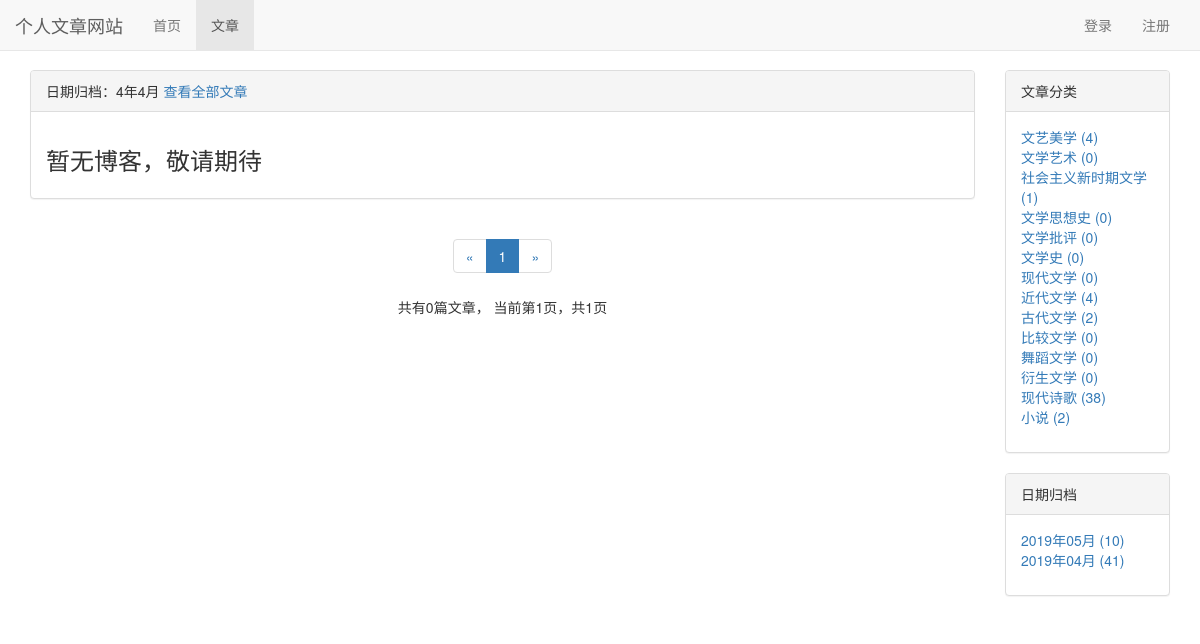
Screenshot of /blog/date/4/4 with the database file from the repository.
### blog/models.py (models this page shows, shortened)
class BlogType(models.Model):
    type_name = models.CharField(max_length=15,verbose_name = '文章类型')
    class Meta:
        verbose_name = '文章类型'
        verbose_name_plural = '文章类型'

### blog/views.py (the view)
# urls.py: path('date/<int:year>/<int:month>', views.blogs_with_date, name = "blogs_with_date"),
def blogs_with_date(request ,year, month):
	blogs_all_list = Blog.objects.filter(created_time__year = year , created_time__month =month)
	context = get_blog_list_common_date(request,blogs_all_list)
	context['blogs_with_date'] = '%s年%s月' %(year, month)
	return render(request, 'blog/blogs_with_date.html', context)

### user/context_processors.py (called while the page is built)
def login_modal_form(request):
    return {'login_modal_form': LoginForm()}

### blog/templates/blog/blogs_with_date.html (shortened to what this page needs)
{% extends 'blog/blog_list.html' %}
{% block blog_list_title %}
		日期归档：{{ blogs_with_date }}
		<a href="{% url 'blog_list' %}">查看全部文章</a>
{% endblock %}

### blog/templates/blog/blog_list.html (shortened to what this page needs)
{% extends 'base.html' %}
{% block nav_blog_active %}active{% endblock %}
{% load staticfiles %}
{% load comment_tags %}
{% load likes_tags %}
{% block header_extends %}
    <link rel="stylesheet" href="{% static 'blog/blog.css' %}">
{% endblock %}
{% block content %}
    <div class="container">
        <div class="row">
            <div class="col-xs-12 col-sm-8 col-md-9 col-lg-10">
                <div class="panel panel-default">
                    <div class="panel-heading">{% block blog_list_title %}文章列表{% endblock %}</div>
                    <div class="panel-body">
                        {% for blog in blogs %}
                            <div class="blog">
                                <h3><a href="{% url 'blog_detail' blog.pk %}">{{ blog.title }}</a></h3>
                                <p class="blog-info">
                                    <span class="glyphicon glyphicon-tag"></span> <a href="{% url 'blogs_with_type' blog.blog_type.pk %}">{{ blog.blog_type }}</a>&nbsp;&nbsp;
                                    <span class="glyphicon glyphicon-time"></span> {{ blog.created_time|date:"Y-m-d" }}&nbsp;&nbsp;
                                    阅读({{ blog.get_read_num }})&nbsp;&nbsp;
                                    评论({% get_comment_count blog %})&nbsp;&nbsp;
                                    点赞({% get_like_count blog %})
                                </p>
                                <p>{{ blog.content|striptags|truncatechars:150|safe }}</p>
                            </div>
                        {% empty %}
                            <div class="blog">
                                <h3>暂无博客，敬请期待</h3>
                            </div>
                        {% endfor %}
                    </div>
                </div>
                <div class="paginator">
                    <ul class="pagination">
                        <li>
                            {% if page_of_blogs.has_previous %}
                                <a href="?page={{ page_of_blogs.previous_page_number }}" aria-label="Previous">
                                    <span aria-hidden="true">&laquo;</span>
                                </a>
                            {% else %}
                                <span aria-hidden="true">&laquo;</span>
                            {% endif %}
                        </li>
                        {% for page_num in page_range %}
                            {% if page_num == page_of_blogs.number %}
                                <li class="active"><span>{{ page_num }}</span></li>
                            {% else %}
                                {% if page_num == '...' %}
                                    <li><span>{{ page_num }}</span></li>
                                {% else %}
                                    <li><a href="?page={{ page_num }}">{{ page_num }}</a></li>
                                {% endif %}
                            {% endif %}
                        {% endfor %}
                        <li>
                            {% if page_of_blogs.has_next %}
                                <a href="?page={{ page_of_blogs.next_page_number }}" aria-label="Next">
                                    <span aria-hidden="true">&raquo;</span>
                                </a>
                            {% else %}
                                <span aria-hidden="true">&raquo;</span>
                            {% endif %}
                        </li>
                    </ul>
                    <p>
                        共有{{ page_of_blogs.paginator.count }}篇文章，
                        当前第{{ page_of_blogs.number }}页，共{{ page_of_blogs.paginator.num_pages }}页
                    </p>
                </div>
            </div>
            <div class="hidden-xs col-sm-4 col-md-3 col-lg-2">
                <div class="panel panel-default">
                    <div class="panel-heading">文章分类</div>
                    <div class="panel-body">
                        <ul class="blog-types">
                            {% for blog_type in blog_types %}
                                <li>
                                    <a href="{% url 'blogs_with_type' blog_type.pk %}">
                                        {{ blog_type.type_name }} ({{ blog_type.blog_count }})
                                    </a>
                                </li>
                            {% empty %}
                                <li>暂无分类</li>
                            {% endfor %}
                        </ul>
                    </div>
                </div>
                <div class="panel panel-default">
                    <div class="panel-heading">日期归档</div>
                    <div class="panel-body">
                        <ul>
                            {% for blog_date, blog_count in blog_dates.items %}
                                <li>
                                    <a href="{% url 'blogs_with_date' blog_date.year blog_date.month %}">
                                        {{ blog_date|date:"Y年m月" }} ({{ blog_count }})
                                    </a>
                                </li>
                            {% endfor %}
                        </ul>
                    </div>
                </div>
            </div>
        </div>
    </div>
{% endblock %}

### static/base.css (style rules this page uses)
* { margin: 0; padding: 0; }
body { margin-top:70px!important; }
ul { list-style-type: none; }

### blog/static/blog/blog.css (style rules this page uses)
ul.blog-types { list-style-type: none; }
div.paginator { text-align: center; }

### rows the page displays
BlogType: type_name "文艺美学", blog_count "4"
BlogType: type_name "文学艺术", blog_count "0"
BlogType: type_name "社会主义新时期文学", blog_count "1"
BlogType: type_name "文学思想史", blog_count "0"
BlogType: type_name "文学批评", blog_count "0"
BlogType: type_name "文学史", blog_count "0"
BlogType: type_name "现代文学", blog_count "0"
BlogType: type_name "近代文学", blog_count "4"
BlogType: type_name "古代文学", blog_count "2"
BlogType: type_name "比较文学", blog_count "0"
BlogType: type_name "舞蹈文学", blog_count "0"
BlogType: type_name "衍生文学", blog_count "0"
BlogType: type_name "现代诗歌", blog_count "38"
BlogType: type_name "小说", blog_count "2"

### other values shown
{{ blogs_with_date }} "4年4月"
{{ page_num }} "1"
{{ page_of_blogs.paginator.count }} "0"
{{ page_of_blogs.number }} "1"
{{ page_of_blogs.paginator.num_pages }} "1"
{{ blog_date|date:"Y年m月" }} "2019年05月" "2019年04月"
{{ blog_count }} "10" "41"
